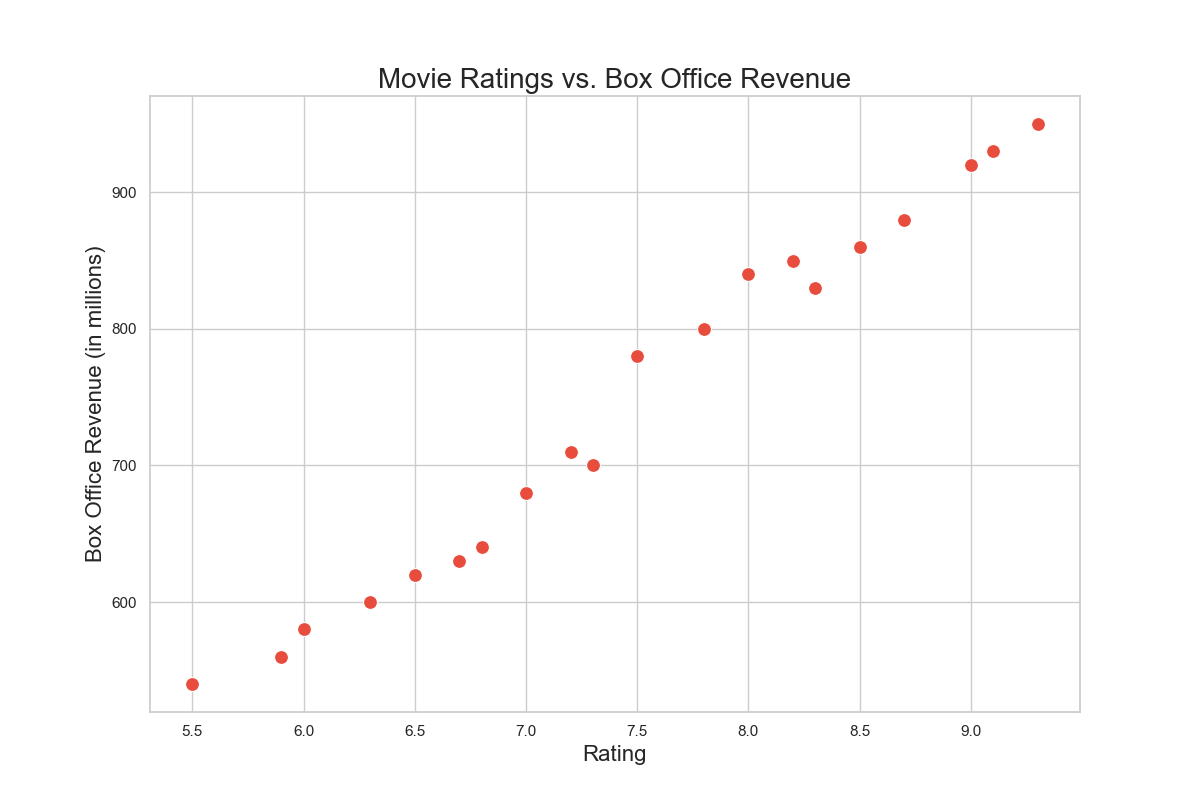

Write Python code to recreate this figure.

import pandas as pd
import seaborn as sns
import matplotlib.pyplot as plt

# Load data into a pandas DataFrame
data = {
    'Movie': ['A', 'B', 'C', 'D', 'E', 'F', 'G', 'H', 'I', 'J', 'K', 'L', 'M', 'N', 'O', 'P', 'Q', 'R', 'S', 'T'],
    'Rating': [8.2, 7.5, 9.0, 6.8, 7.2, 8.7, 5.9, 6.3, 8.0, 7.8, 9.3, 6.5, 5.5, 7.0, 8.5, 6.0, 8.3, 7.3, 9.1, 6.7],
    'BoxOfficeRevenue': [850, 780, 920, 640, 710, 880, 560, 600, 840, 800, 950, 620, 540, 680, 860, 580, 830, 700, 930, 630]
}

df = pd.DataFrame(data)

# Set the style
sns.set(style="whitegrid")

# Create the scatterplot
plt.figure(figsize=(12, 8))
scatter_plot = sns.scatterplot(x='Rating', y='BoxOfficeRevenue',
                               data=df, color="#E74C3C", s=100)

# Customize the axes and title
scatter_plot.set_title('Movie Ratings vs. Box Office Revenue', fontsize=20)
scatter_plot.set_xlabel('Rating', fontsize=16)
scatter_plot.set_ylabel('Box Office Revenue (in millions)', fontsize=16)

# Show the plot
plt.show()
